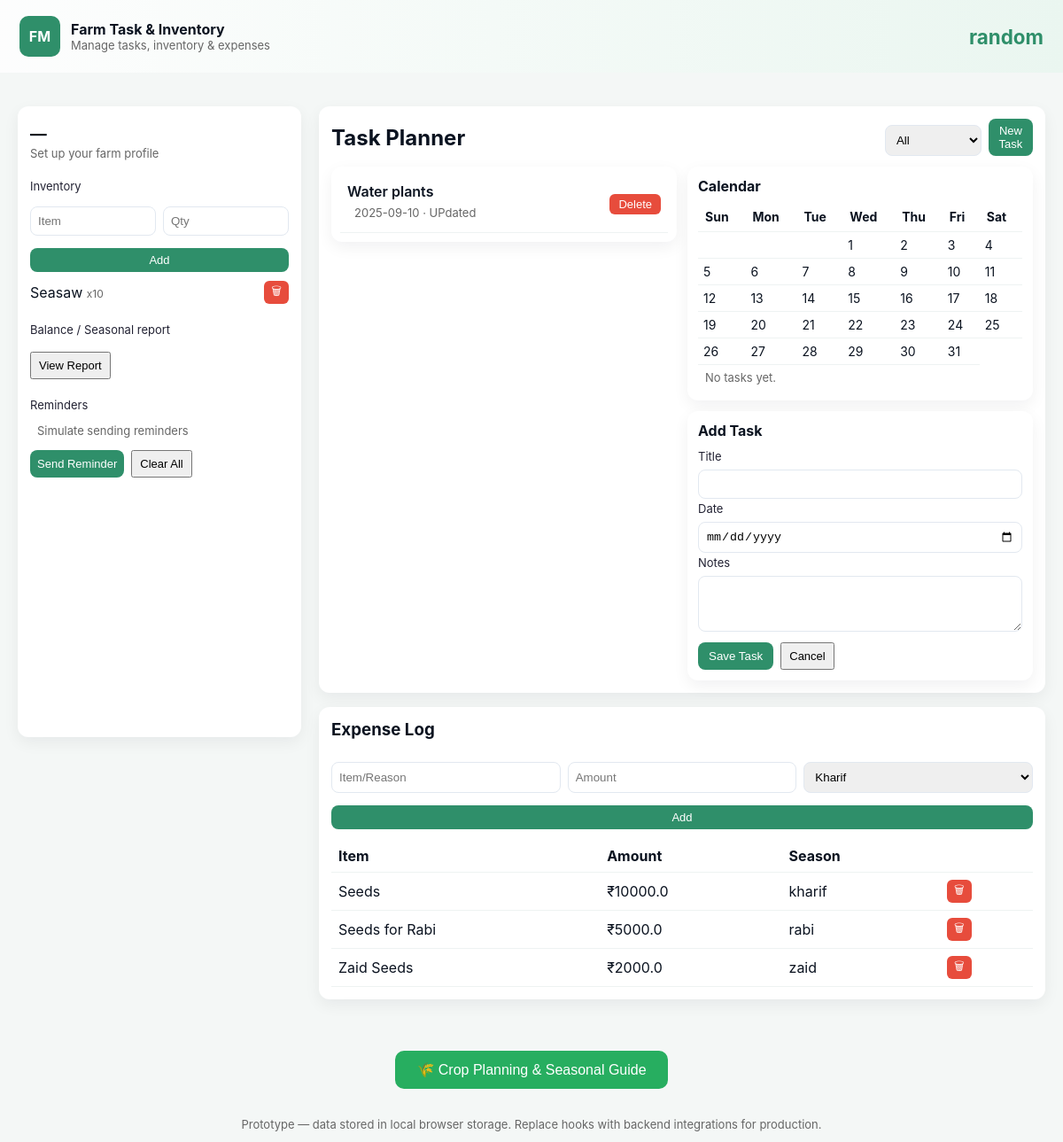
The app's page /dashboard (signed in) with its own data.
### app/models.py (models this page shows)
class User(db.Model):
    id = db.Column(db.Integer, primary_key=True)
    username = db.Column(db.String(80), unique=True, nullable=False)
    password = db.Column(db.String(120), nullable=False)

class Inventory(db.Model):
    id = db.Column(db.Integer, primary_key=True)
    item = db.Column(db.String(120), nullable=False)
    quantity = db.Column(db.Integer, nullable=False)
    user_id = db.Column(db.Integer, db.ForeignKey('user.id'), nullable=False)
    user = db.relationship('User', backref=db.backref('inventory', lazy=True))

class Task(db.Model):
    id = db.Column(db.Integer, primary_key=True)
    title = db.Column(db.String(200), nullable=False)
    date = db.Column(db.String(20), nullable=True)
    notes = db.Column(db.Text, nullable=True)
    user_id = db.Column(db.Integer, db.ForeignKey('user.id'), nullable=False)
    user = db.relationship('User', backref=db.backref('tasks', lazy=True))

class Expense(db.Model):
    id = db.Column(db.Integer, primary_key=True)
    item = db.Column(db.String(120), nullable=False)
    amount = db.Column(db.Float, nullable=False)
    season = db.Column(db.String(20), nullable=False)
    user_id = db.Column(db.Integer, db.ForeignKey('user.id'), nullable=False)
    user = db.relationship('User', backref=db.backref('expenses', lazy=True))

### app/routes.py (the view)
@app.route("/dashboard")
def dashboard():
    user = None
    tasks = []
    inventory = []
    expenses = []
    if "user_id" in session:
        user = User.query.get(session["user_id"])
        if user:
            tasks = Task.query.filter_by(user_id=user.id).all()
            inventory = Inventory.query.filter_by(user_id=user.id).all()
            expenses = Expense.query.filter_by(user_id=user.id).all()
            today = date.today().strftime('%Y-%m-%d')
            tasks_today = [task for task in tasks if task.date == today]
            if tasks_today:
                email_sent = send_task_reminder_email(user, tasks_today)
                if email_sent:
                    flash(f"Email notification sent! You have {len(tasks_today)} task(s) due today.", "info")
                else:
                    flash(f"You have {len(tasks_today)} task(s) due today. (Email notification failed)", "warning")
    return render_template(
        "dashboard.html",
        username=user.username if user else None,
        tasks=tasks,
        inventory=inventory,
        expenses=expenses
    )

### app/templates/dashboard.html (shortened to what this page needs)
<!doctype html>
<html lang="en">
<head>
</head>
<body>
  <header>
    <div class="brand">
      <div class="logo">FM</div>
      <div>
        <div style="font-weight:700">Farm Task & Inventory</div>
        <div class="muted">Manage tasks, inventory & expenses</div>
      </div>
    </div>
    <div style="display:flex;gap:12px;align-items:center">
      <div id="currentFarmName" style="color:#2f8f6a;font-size:1.4em;font-weight:700;">
        {% if username %}
          {{ username }}
        {% else %}
          Not signed in
        {% endif %}
      </div>
    </div>
  </header>
  <main class="container">
    <aside class="sidebar card">
      <div class="profile">
        <h3 id="farmName">—</h3>
        <div class="muted" id="farmMeta">Set up your farm profile</div>
      </div>
      <div style="margin-top:18px">
        <label>Inventory</label>
        <div style="display:flex;gap:8px;margin-top:8px;flex-direction:column;align-items:stretch">
          <div style="display:flex;gap:8px;">
            <input id="invName" placeholder="Item" />
            <input id="invQty" placeholder="Qty" />
          </div>
          <button id="newAddInv" class="btn small" style="margin-top:6px;width:100%">Add</button>
        </div>
        <div id="invList" style="margin-top:10px">
          {% if inventory and inventory|length > 0 %}
            {% for inv in inventory %}
              <div style="display:flex;justify-content:space-between;margin-top:6px;align-items:center" data-inv-id="{{ inv.id }}">
                <div>{{ inv.item }} <span class="muted" style="font-size:12px">x{{ inv.quantity }}</span></div>
                <button class="small delete-inv-btn" data-inv-id="{{ inv.id }}" style="background:#e74c3c;color:white;border:none;padding:2px 8px;border-radius:6px;cursor:pointer">🗑</button>
              </div>
            {% endfor %}
          {% else %}
            <div class="muted small">No inventory</div>
          {% endif %}
        </div>
      </div>
      <div style="margin-top:18px">
        <label>Balance / Seasonal report</label>
        <button id="exportReport" class="small" style="margin-top:8px">View Report</button>
      </div>
      <div style="margin-top:18px">
        <label>Reminders</label>
        <div class="muted small" style="margin-top:6px">Simulate sending reminders</div>
        <div style="display:flex;gap:8px;margin-top:8px">
          <button id="sendReminder" class="btn small">Send Reminder</button>
          <button id="clearData" class="small">Clear All</button>
        </div>
      </div>
    </aside>
    <section>
      <div class="card">
        <div style="display:flex;align-items:center;justify-content:space-between;gap:12px">
          <h2 style="margin:0">Task Planner</h2>
          <div style="display:flex;gap:8px;align-items:center">
            <select id="filterStatus"><option value="all">All</option><option value="pending">Pending</option><option value="done">Done</option></select>
            <button id="openTaskForm" class="btn small">New Task</button>
          </div>
        </div>
        <div style="margin-top:12px" class="grid-two">
          <div>
            <div class="calendar-list card" id="taskList" style="padding:10px">
              {% if tasks and tasks|length > 0 %}
                {% for t in tasks %}
                  <div class="task-row" data-task-id="{{ t.id }}" style="display:flex;justify-content:space-between;align-items:center;padding:8px;border-bottom:1px solid #eef3f2;">
                    <div>
                      <div style="font-weight:600">{{ t.title }}</div>
                      <div class="muted small">{{ t.date }}{% if t.notes %} · {{ t.notes }}{% endif %}</div>
                    </div>
                    <button class="small delete-task-btn" data-task-id="{{ t.id }}" style="background:#e74c3c;color:white;border:none;padding:4px 10px;border-radius:6px;cursor:pointer">Delete</button>
                  </div>
                {% endfor %}
              {% else %}
                <div class="muted">No tasks</div>
              {% endif %}
            </div>
          </div>
          <div>
            <div class="card" style="padding:12px">
              <h4 style="margin:0 0 8px 0">Calendar</h4>
              <div id="calendarContainer"></div>
              <div id="upcoming" class="muted small">No tasks yet.</div>
            </div>
            <div class="card" style="padding:12px;margin-top:12px">
              <h4 style="margin:0 0 8px 0">Add Task</h4>
              <form action="/add_task" method="post" id="addTaskForm">
                <label>Title</label>
                <input name="taskTitle" id="taskTitle" required />
                <label>Date</label>
                <input name="taskDate" id="taskDate" type="date" required />
                <label>Notes</label>
                <textarea name="taskNotes" id="taskNotes" rows="3"></textarea>
                <div style="display:flex;gap:8px;margin-top:8px">
                  <button type="submit" class="btn">Save Task</button>
                  <button type="button" id="cancelTask" class="small">Cancel</button>
                </div>
              </form>
            </div>
          </div>
        </div>
      </div>
      <div style="height:16px"></div>
      <div class="card">
        <h3 style="margin-top:0">Expense Log</h3>
        <div style="display:flex;gap:8px;margin-top:8px;flex-direction:column;align-items:stretch">
          <div style="display:flex;gap:8px;">
            <input id="expItem" placeholder="Item/Reason" />
            <input id="expAmount" placeholder="Amount" type="number" />
            <select id="expSeason"><option value="kharif">Kharif</option><option value="rabi">Rabi</option><option value="zaid">Zaid</option></select>
          </div>
          <button id="addExpense" class="btn small" style="margin-top:6px;width:100%">Add</button>
        </div>
        <div style="margin-top:12px">
          <table id="expTable"><thead><tr><th>Item</th><th>Amount</th><th>Season</th><th></th></tr></thead><tbody>
            {% if expenses and expenses|length > 0 %}
              {% for e in expenses %}
                <tr data-exp-id="{{ e.id }}">
                  <td>{{ e.item }}</td>
                  <td>₹{{ e.amount }}</td>
                  <td>{{ e.season }}</td>
                  <td><button class="small delete-exp-btn" data-exp-id="{{ e.id }}" style="background:#e74c3c;color:white;border:none;padding:2px 8px;border-radius:6px;cursor:pointer">🗑</button></td>
                </tr>
              {% endfor %}
            {% else %}
              <tr><td colspan="4" class="muted">No expenses</td></tr>
            {% endif %}
          </tbody></table>
        </div>
      </div>
    </section>
  </main>
  <div style="text-align:center;padding:20px">
    <button id="cropPlanningBtn" class="btn" style="font-size:16px;padding:12px 24px;background:#27ae60;border-radius:10px">
      🌾 Crop Planning & Seasonal Guide
    </button>
  </div>
  <footer>
    Prototype — data stored in local browser storage. Replace hooks with backend integrations for production.
  </footer>
</body>
</html>

### app/templates/dashboard.html (style rules this page uses)
:root { --accent:#2f8f6a;--muted:#666 }
* { box-sizing:border-box }
body { font-family:Inter, system-ui, Arial; margin:0;background:#f4f7f6; color:#0b1320 }
header { background:linear-gradient(90deg,#ffffffcc, #eaf6f0); padding:18px 22px; display:flex;align-items:center;justify-content:space-between;gap:16px }
.brand { display:flex;align-items:center;gap:12px }
.logo { width:46px;height:46px;border-radius:10px;background:var(--accent);display:flex;align-items:center;justify-content:center;color:white;font-weight:700 }
.container { display:grid;grid-template-columns:320px 1fr;gap:20px;padding:20px;max-width:1200px;margin:18px auto }
.card { background:white;border-radius:12px;padding:14px;box-shadow:0 6px 18px rgba(11,19,32,0.06) }
.sidebar { position:sticky;top:22px;height:calc(100vh - 88px);overflow:auto;padding-bottom:80px }
.profile h3 { margin:6px 0 2px }
.muted { color:var(--muted);font-size:13px }
.btn { background:var(--accent);color:white;padding:8px 12px;border-radius:8px;border:0;cursor:pointer }
input,select,textarea { width:100%;padding:8px;border-radius:8px;border:1px solid #e2e8f0;margin-top:6px }
label { font-size:13px;color:#223 }
.grid-two { display:grid;grid-template-columns:1fr 1fr;gap:12px }
table { width:100%;border-collapse:collapse }
th,td { padding:8px;border-bottom:1px solid #eef3f2;text-align:left }
.small { font-size:13px;padding:6px 8px }
.calendar-list { max-height:320px;overflow:auto }
footer { padding:12px;text-align:center;color:var(--muted);font-size:13px }

### records on screen
User: username "random"
Inventory: item "Seasaw", quantity "10"
Task: title "Water plants", date "2025-09-10", notes "UPdated"
Expense: item "Seeds", amount "10000.0", season "kharif"
Expense: item "Seeds for Rabi", amount "5000.0", season "rabi"
Expense: item "Zaid Seeds", amount "2000.0", season "zaid"
